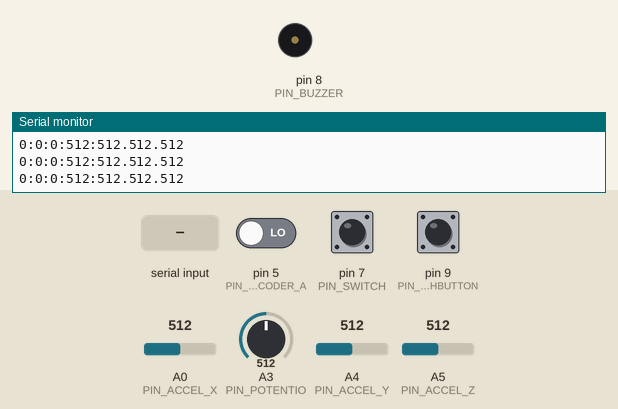
Simulated run of this sketch. Board: Arduino Uno, built with avr-gcc and run on an emulated ATmega328P. Parts: buzzer (waves = sounding), the last lines printed to the serial monitor. Inputs (shaded band) come from the test bench; at power-on: A0 (PIN_ACCEL_X) = 512, pin 5 (PIN_ENCODER_A) LOW, pin 7 (PIN_SWITCH) LOW, pin 9 (PIN_PUSHBUTTON) LOW, A3 (PIN_POTENTIO) = 512, A4 (PIN_ACCEL_Y) = 512, A5 (PIN_ACCEL_Z) = 512.

Above: at 1.2 s.
1.3 s: A0 (PIN_ACCEL_X) set to 90
4.3 s: "C" received over Serial
At 5.7 s:
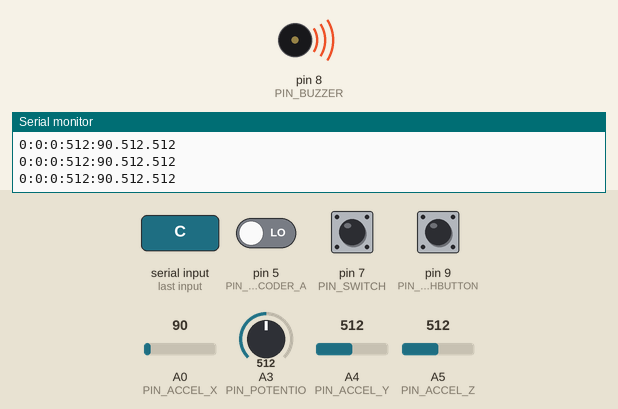
Timing chart, 0 to 7.3 s (numbered marks = the images above; inputs shaded):
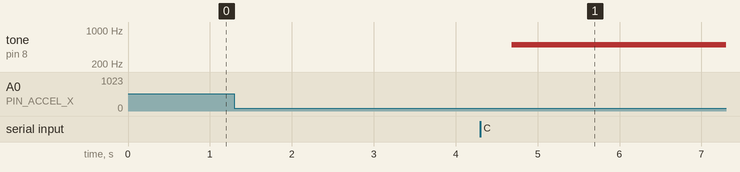

The sketch:

sketch_apr19f.pde
```cpp
//	author: Sibren Polders

// digital pins
int PIN_SWITCH = 7;
int PIN_PUSHBUTTON = 9;
int PIN_ENCODER_A = 5;
int PIN_ENCODER_B = 6;
int PIN_BUZZER = 8;

// analog pins
int PIN_POTENTIO = 3;
int PIN_ACCEL_X = 0;
int PIN_ACCEL_Y = 4;
int PIN_ACCEL_Z = 5;

// values
int encoderPinALast = LOW;
int encoderRead = LOW;
int loopNr = 0;
int loopNr2 = 0;

int switch_on;
int push_on;
int buzz_triggered;
int encoder_position = 0;
int potentio;
int accelX;
int accelY;
int accelZ;

int incomingByte;

void setup() {
   pinMode (PIN_ACCEL_X,INPUT);
   pinMode (PIN_ACCEL_Y,INPUT);
   pinMode (PIN_ACCEL_Z,INPUT);

   pinMode (PIN_ENCODER_A,INPUT);
   pinMode (PIN_ENCODER_B,INPUT);
   pinMode (PIN_SWITCH,INPUT);
   pinMode (PIN_PUSHBUTTON,INPUT);
   pinMode (PIN_BUZZER,OUTPUT);

   Serial.begin (9600);
 }

 void readEncoder(){
   encoderRead = digitalRead(PIN_ENCODER_A);
   if ((encoderPinALast == LOW) && (encoderRead == HIGH)) {
     if (digitalRead(PIN_ENCODER_B) == LOW) {
       encoder_position--;
     } else {
       encoder_position++;
     }
   }
   encoderPinALast = encoderRead;
 }

 void readPushButton(){
    push_on = digitalRead(PIN_PUSHBUTTON);
 }

 void readSwitch(){
    switch_on = digitalRead(PIN_SWITCH);
 }

 void readPotentio(){
    potentio = analogRead(PIN_POTENTIO);
 }

 void readAccelero(){
  accelX = analogRead(PIN_ACCEL_X);
  accelY = analogRead(PIN_ACCEL_Y);
  accelZ = analogRead(PIN_ACCEL_Z);
 }

 void writeBuzzer(){
  tone(PIN_BUZZER, 500, 500);
 }

 void sendSerial(){
   Serial.print(switch_on);
   Serial.print(":");
   Serial.print(push_on);
   Serial.print(":");
   Serial.print(encoder_position);
   Serial.print(":");
   Serial.print(potentio);
   Serial.print(":");
   Serial.print(accelX);
   Serial.print(".");
   Serial.print(accelY);
   Serial.print(".");
   Serial.println(accelZ);
 }

 void receiveSerial() {
   if (Serial.available() > 0) {
    incomingByte = Serial.read();
  }
 }

 void loop() {
  readEncoder();
  readPushButton();
  readSwitch();
  readPotentio();
  readAccelero();
  receiveSerial();

  if (incomingByte == 'C' && loopNr2 % 1000 == 0) {
    writeBuzzer();
  } else if (loopNr2 == 10000){
    writeBuzzer();
    loopNr2 = 0;
  }
  loopNr2++;
  loopNr++;
  if(loopNr > 100){
    sendSerial();
    loopNr = 0;
  }
 }
```

Measured:
- after the input at 4.3 s, tone on pin 8 (PIN_BUZZER): goes on until 4.7 s, then stays 500 Hz
